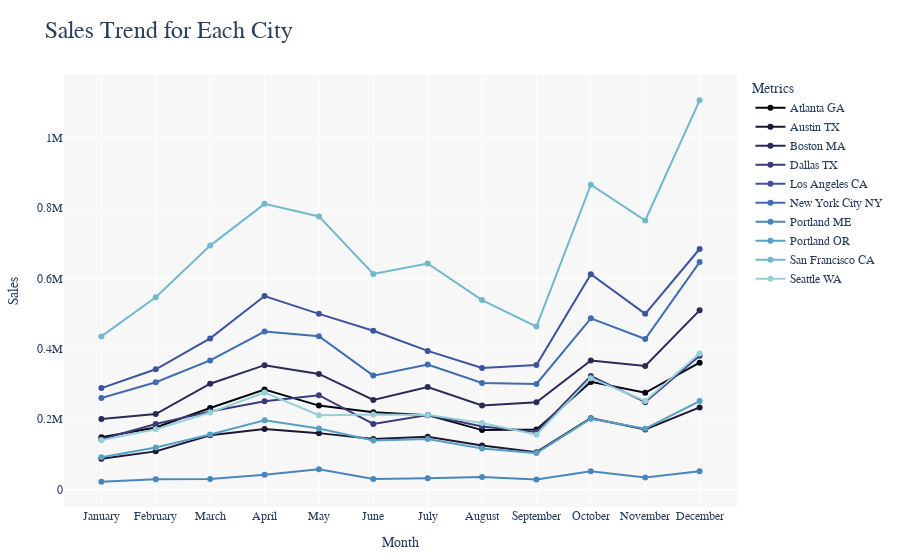

The code cell stored with this chart in its notebook:
### Markdown cell above
## 7. Sales Trend for each city

### Code cell
city_month_sales = maindf.groupby(['City State', 'Month'])['Sales'].sum().reset_index()

fig = px.line(
    city_month_sales,
    x='Month',
    y='Sales',
    color='City State',
    title='Sales Trend for Each City',
    labels={'Month': 'Month', 'Sales': 'Total Sales ($)', 'City State': 'City'},
    markers=True,
    color_discrete_sequence=px.colors.sequential.ice
)


fig.update_layout(
    title_font=dict(size=24),
    font_family="Arial Black",
    xaxis_title="Month", 
    xaxis=dict(
        tickvals=list(range(1, 13)),
        ticktext=[
            'January', 'February', 'March', 'April', 'May', 'June', 
            'July', 'August', 'September', 'October', 'November', 'December'
        ]
    ),
    yaxis_title="Sales",
    legend_title="Metrics",
    margin=dict(t=75, l=25, r=25, b=25),
    plot_bgcolor="rgba( 245, 245, 245, 0.8)",
    height= 500
)

fig.show()
fig.write_html("citysales_by_month_line.html")

### Figure 1 — Plotly figure (JSON) as saved in the notebook; plotly's stock layout.template omitted (floating-point values rounded to 4 significant figures)
{"data": [{"hovertemplate": "City=Atlanta GA<br>Month=%{x}<br>Total Sales ($)=%{y}<extra></extra>", "legendgroup": "Atlanta GA", "line": {"color": "rgb(3, 5, 18)", "dash": "solid"}, "marker": {"symbol": "circle"}, "mode": "lines+markers", "name": "Atlanta GA", "orientation": "v", "showlegend": true, "type": "scatter", "x": [1, 2, 3, 4, 5, 6, 7, 8, 9, 10, 11, 12], "xaxis": "x", "y": [149200.0, 176500.0, 231900.0, 284400.0, 238900.0, 219800.0, 211800.0, 169300.0, 171300.0, 306300.0, 275300.0, 360900.0], "yaxis": "y"}, {"hovertemplate": "City=Austin TX<br>Month=%{x}<br>Total Sales ($)=%{y}<extra></extra>", "legendgroup": "Austin TX", "line": {"color": "rgb(25, 25, 51)", "dash": "solid"}, "marker": {"symbol": "circle"}, "mode": "lines+markers", "name": "Austin TX", "orientation": "v", "showlegend": true, "type": "scatter", "x": [1, 2, 3, 4, 5, 6, 7, 8, 9, 10, 11, 12], "xaxis": "x", "y": [88090.0, 108800.0, 154500.0, 172700.0, 160600.0, 144100.0, 150300.0, 125700.0, 106500.0, 203200.0, 171300.0, 233800.0], "yaxis": "y"}, {"hovertemplate": "City=Boston MA<br>Month=%{x}<br>Total Sales ($)=%{y}<extra></extra>", "legendgroup": "Boston MA", "line": {"color": "rgb(44, 42, 87)", "dash": "solid"}, "marker": {"symbol": "circle"}, "mode": "lines+markers", "name": "Boston MA", "orientation": "v", "showlegend": true, "type": "scatter", "x": [1, 2, 3, 4, 5, 6, 7, 8, 9, 10, 11, 12], "xaxis": "x", "y": [201100.0, 214800.0, 301000.0, 353800.0, 328800.0, 254700.0, 291500.0, 239300.0, 248400.0, 367000.0, 351500.0, 509600.0], "yaxis": "y"}, {"hovertemplate": "City=Dallas TX<br>Month=%{x}<br>Total Sales ($)=%{y}<extra></extra>", "legendgroup": "Dallas TX", "line": {"color": "rgb(58, 60, 125)", "dash": "solid"}, "marker": {"symbol": "circle"}, "mode": "lines+markers", "name": "Dallas TX", "orientation": "v", "showlegend": true, "type": "scatter", "x": [1, 2, 3, 4, 5, 6, 7, 8, 9, 10, 11, 12], "xaxis": "x", "y": [143500.0, 186700.0, 222400.0, 251400.0, 268500.0, 186900.0, 212300.0, 179800.0, 164200.0, 323100.0, 248600.0, 380700.0], "yaxis": "y"}, {"hovertemplate": "City=Los Angeles CA<br>Month=%{x}<br>Total Sales ($)=%{y}<extra></extra>", "legendgroup": "Los Angeles CA", "line": {"color": "rgb(62, 83, 160)", "dash": "solid"}, "marker": {"symbol": "circle"}, "mode": "lines+markers", "name": "Los Angeles CA", "orientation": "v", "showlegend": true, "type": "scatter", "x": [1, 2, 3, 4, 5, 6, 7, 8, 9, 10, 11, 12], "xaxis": "x", "y": [288600.0, 342100.0, 429900.0, 550300.0, 499700.0, 451500.0, 394300.0, 345900.0, 354100.0, 612500.0, 499700.0, 684000.0], "yaxis": "y"}, {"hovertemplate": "City=New York City NY<br>Month=%{x}<br>Total Sales ($)=%{y}<extra></extra>", "legendgroup": "New York City NY", "line": {"color": "rgb(62, 109, 178)", "dash": "solid"}, "marker": {"symbol": "circle"}, "mode": "lines+markers", "name": "New York City NY", "orientation": "v", "showlegend": true, "type": "scatter", "x": [1, 2, 3, 4, 5, 6, 7, 8, 9, 10, 11, 12], "xaxis": "x", "y": [260600.0, 305400.0, 367300.0, 449400.0, 436100.0, 324100.0, 355700.0, 303200.0, 300600.0, 487000.0, 428200.0, 646800.0], "yaxis": "y"}, {"hovertemplate": "City=Portland ME<br>Month=%{x}<br>Total Sales ($)=%{y}<extra></extra>", "legendgroup": "Portland ME", "line": {"color": "rgb(72, 134, 187)", "dash": "solid"}, "marker": {"symbol": "circle"}, "mode": "lines+markers", "name": "Portland ME", "orientation": "v", "showlegend": true, "type": "scatter", "x": [1, 2, 3, 4, 5, 6, 7, 8, 9, 10, 11, 12], "xaxis": "x", "y": [22710.0, 29850.0, 30520.0, 42540.0, 57980.0, 30030.0, 32420.0, 36000.0, 28760.0, 52320.0, 34680.0, 51970.0], "yaxis": "y"}, {"hovertemplate": "City=Portland OR<br>Month=%{x}<br>Total Sales ($)=%{y}<extra></extra>", "legendgroup": "Portland OR", "line": {"color": "rgb(89, 159, 196)", "dash": "solid"}, "marker": {"symbol": "circle"}, "mode": "lines+markers", "name": "Portland OR", "orientation": "v", "showlegend": true, "type": "scatter", "x": [1, 2, 3, 4, 5, 6, 7, 8, 9, 10, 11, 12], "xaxis": "x", "y": [92280.0, 119600.0, 156700.0, 197400.0, 173700.0, 139600.0, 144000.0, 116900.0, 103800.0, 201800.0, 173200.0, 251700.0], "yaxis": "y"}, {"hovertemplate": "City=San Francisco CA<br>Month=%{x}<br>Total Sales ($)=%{y}<extra></extra>", "legendgroup": "San Francisco CA", "line": {"color": "rgb(114, 184, 205)", "dash": "solid"}, "marker": {"symbol": "circle"}, "mode": "lines+markers", "name": "San Francisco CA", "orientation": "v", "showlegend": true, "type": "scatter", "x": [1, 2, 3, 4, 5, 6, 7, 8, 9, 10, 11, 12], "xaxis": "x", "y": [435600.0, 547100.0, 693700.0, 812400.0, 776700.0, 613200.0, 642900.0, 538800.0, 463600.0, 866700.0, 765000.0, 1107000.0], "yaxis": "y"}, {"hovertemplate": "City=Seattle WA<br>Month=%{x}<br>Total Sales ($)=%{y}<extra></extra>", "legendgroup": "Seattle WA", "line": {"color": "rgb(149, 207, 216)", "dash": "solid"}, "marker": {"symbol": "circle"}, "mode": "lines+markers", "name": "Seattle WA", "orientation": "v", "showlegend": true, "type": "scatter", "x": [1, 2, 3, 4, 5, 6, 7, 8, 9, 10, 11, 12], "xaxis": "x", "y": [140700.0, 171300.0, 219100.0, 276300.0, 211700.0, 213900.0, 212500.0, 189700.0, 156400.0, 316900.0, 252100.0, 387300.0], "yaxis": "y"}], "layout": {"autosize": true, "font": {"family": "Arial Black"}, "legend": {"title": {"text": "Metrics"}, "tracegroupgap": 0}, "margin": {"b": 25, "l": 25, "r": 25, "t": 75}, "plot_bgcolor": "rgba( 245, 245, 245, 0.8)", "title": {"font": {"size": 24}, "text": "Sales Trend for Each City"}, "xaxis": {"anchor": "y", "autorange": true, "domain": [0, 1], "range": [0.3277, 12.67], "ticktext": ["January", "February", "March", "April", "May", "June", "July", "August", "September", "October", "November", "December"], "tickvals": [1, 2, 3, 4, 5, 6, 7, 8, 9, 10, 11, 12], "title": {"text": "Month"}, "type": "linear"}, "yaxis": {"anchor": "x", "autorange": true, "domain": [0, 1], "range": [-52820.0, 1182000.0], "title": {"text": "Sales"}, "type": "linear"}}}
